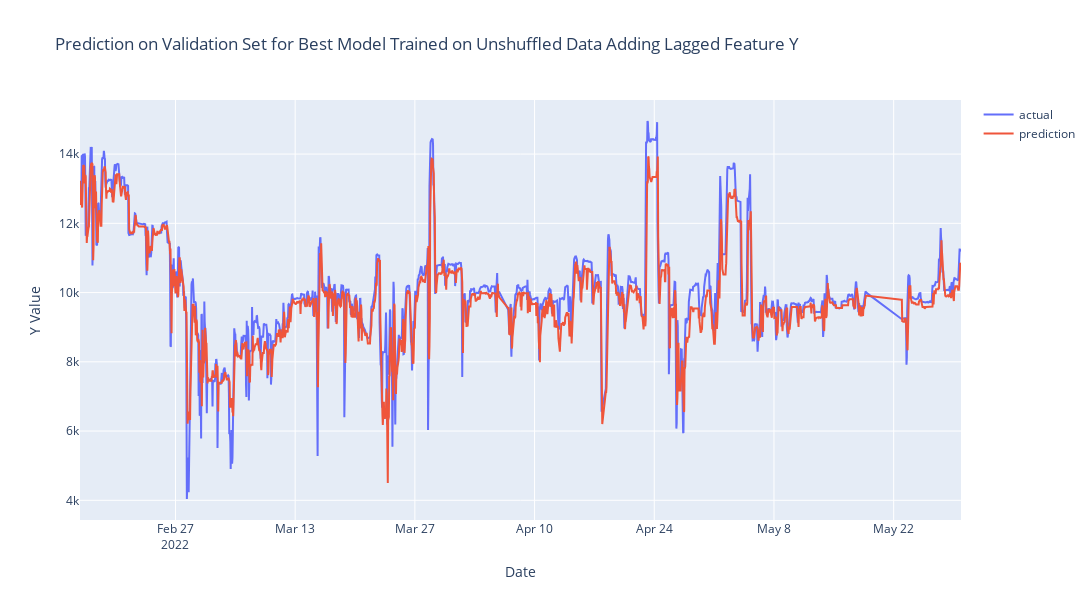

Notebook source saved alongside this figure:
### Code cell
fig = go.Figure()
fig.add_trace(go.Scatter(x=X_val.index, y=y_val, mode='lines', name='actual'))
fig.add_trace(go.Scatter(x=X_val.index, y=y_val_pred, mode='lines', name='prediction'))
fig.update_layout(title='Prediction on Validation Set for Best Model Trained on Unshuffled Data Adding Lagged Feature Y',
                xaxis_title='Date',
                yaxis_title='Y Value',
                width=1200,
                height=600)
fig.write_html(cfg.shuffle_or_not.v2.unshuffle.val_plot)
fig.show()

### Figure 1 — Plotly figure (JSON) as saved in the notebook; plotly's stock layout.template omitted (floating-point values rounded to 4 significant figures; data arrays with more than 128 entries replaced by an {"elided": "..."} marker saying what was removed)
{"data": [{"mode": "lines", "name": "actual", "type": "scatter", "x": {"elided": "2343 str values"}, "y": {"elided": "2343 float values"}}, {"mode": "lines", "name": "prediction", "type": "scatter", "x": {"elided": "2343 str values"}, "y": {"elided": "2343 float values"}}], "layout": {"height": 600, "title": {"text": "Prediction on Validation Set for Best Model Trained on Unshuffled Data Adding Lagged Feature Y"}, "width": 1200, "xaxis": {"title": {"text": "Date"}}, "yaxis": {"title": {"text": "Y Value"}}}}
